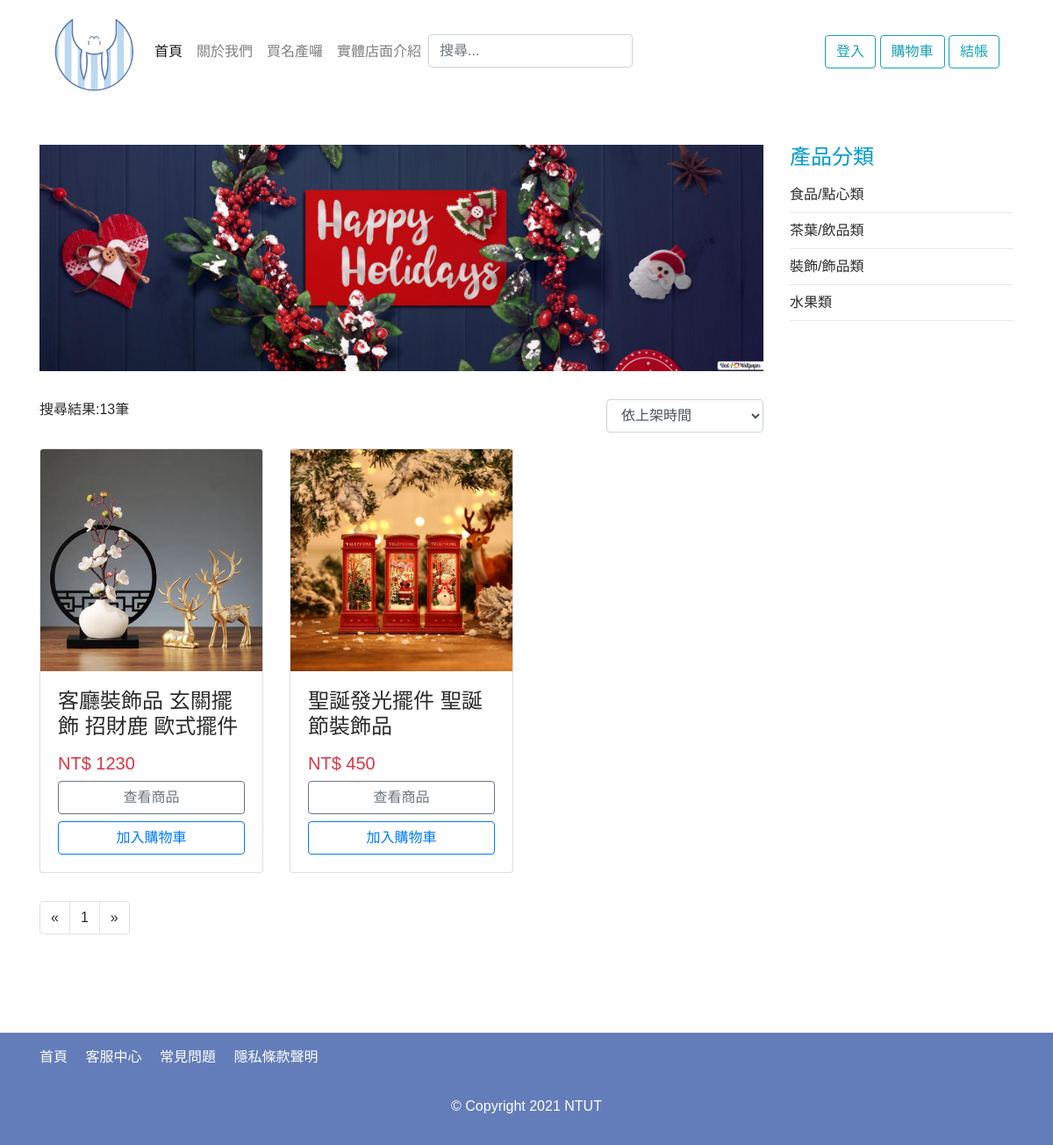
Screenshot of /acc.php with the database file from the repository.
### tables this page shows
create table Product_Image(
	Image_ID int not null AUTO_INCREMENT,
	Product_ID int not null,
	Image_path VARCHAR(255) not null,
	primary key (Image_ID, Product_ID),
	foreign key (Product_ID) references Product(Product_ID) on update cascade on delete cascade
);

create table Product(
	Product_ID int not null AUTO_INCREMENT,
	Product_name VARCHAR(50) not null,
    Product_description varchar(50) not null,
	Price INT not null,
	Stock INT not null,
	Publish_date DATETIME not null,
	Modified_date DATETIME,
    Product_detail VARCHAR(2000),
    Product_standerd VARCHAR(2000),
	primary key (Product_ID)
);

### dbtools.inc.php (called while the page is built, shortened)
<?php
  function execute_sql($link, $database, $sql)
  {
    mysqli_select_db($link, $database)
      or die("開啟資料庫失敗: " . mysqli_error($link));
    $result = mysqli_query($link, $sql);
    return $result;
  }
?>

### function.php (the view, shortened to what this page needs)
<?php
    require_once("dbtools.inc.php");
    function createProductBoxForProductPage($id){
        $link = create_connection();
        $sql = "SELECT *
                FROM `Product`as P, `Product_Image`as PI
                Where P.Product_ID = $id and P.Product_ID = PI.Product_ID ;";
        $result = execute_sql($link, "DBS_project", $sql);
        $data = mysqli_fetch_array($result);
        $txt = '<div class="col-12 col-sm-6 col-md-4 mb-3">
                    <div class="card">
                        <img class="card-img-top" src='.$data["Image_path"].' alt="LTG-BY-0001">
                        <div class="card-body">
                        <h4 class="card-title">'.$data["Product_name"].'</h4>
                        <p class="card-text">'.$data["Product_descripition"].'</p>
                        <h5 class="card-text text-danger">
                            NT$&nbsp;'.$data["Price"].'
                        </h5>
                        <form method="post" name="myForm" action="product_page.php">
                            <input type="hidden" name="currentProductID" value='.$id.'>
                            <input class="btn btn-outline-secondary btn-block" type="submit" value="查看商品">
                        </form>
                        <form method="post" name="myForm">
                            <input class="btn btn-outline-primary btn-block mt-2" type="submit" name="add_shopping_cart" value="加入購物車">
                            <input type="hidden" name="currentProductID" value='.$id.'>
                        </form>
                    </div>
                    </div>
                </div>';
        echo $txt;
    }
    function getSameCategoryProduct($category){
        $link = create_connection();
        $sql = 'SELECT C.Product_ID
                FROM `Category` as C
                Where C.Category_name = "'.$category.'";';
        $result = execute_sql($link, "DBS_project", $sql);
        $full_data = array();
        while($single_data = mysqli_fetch_array($result)) {
            array_push($full_data, $single_data);
        };
        $num = count($full_data);
        $txt = "";
        for($i=0;$i<$num;$i++){
            $txt .= createProductBoxForProductPage($full_data[$i][0]);
        };
        return $txt;
    }
?>

### css/style.css (style rules this page uses)
html { margin: 0; padding: 0; }
body { font-family: 'Noto Sans TC', sans-serif; color: #2b2b2b; }

### rows the page displays
product_image: Image_path (picture), Product_ID.Product_name "客廳裝飾品 玄關擺飾 招財鹿 歐式擺件", Product_ID.Price "1230"
product_image: Image_path (picture), Product_ID.Product_name "聖誕發光擺件 聖誕節裝飾品", Product_ID.Price "450"
